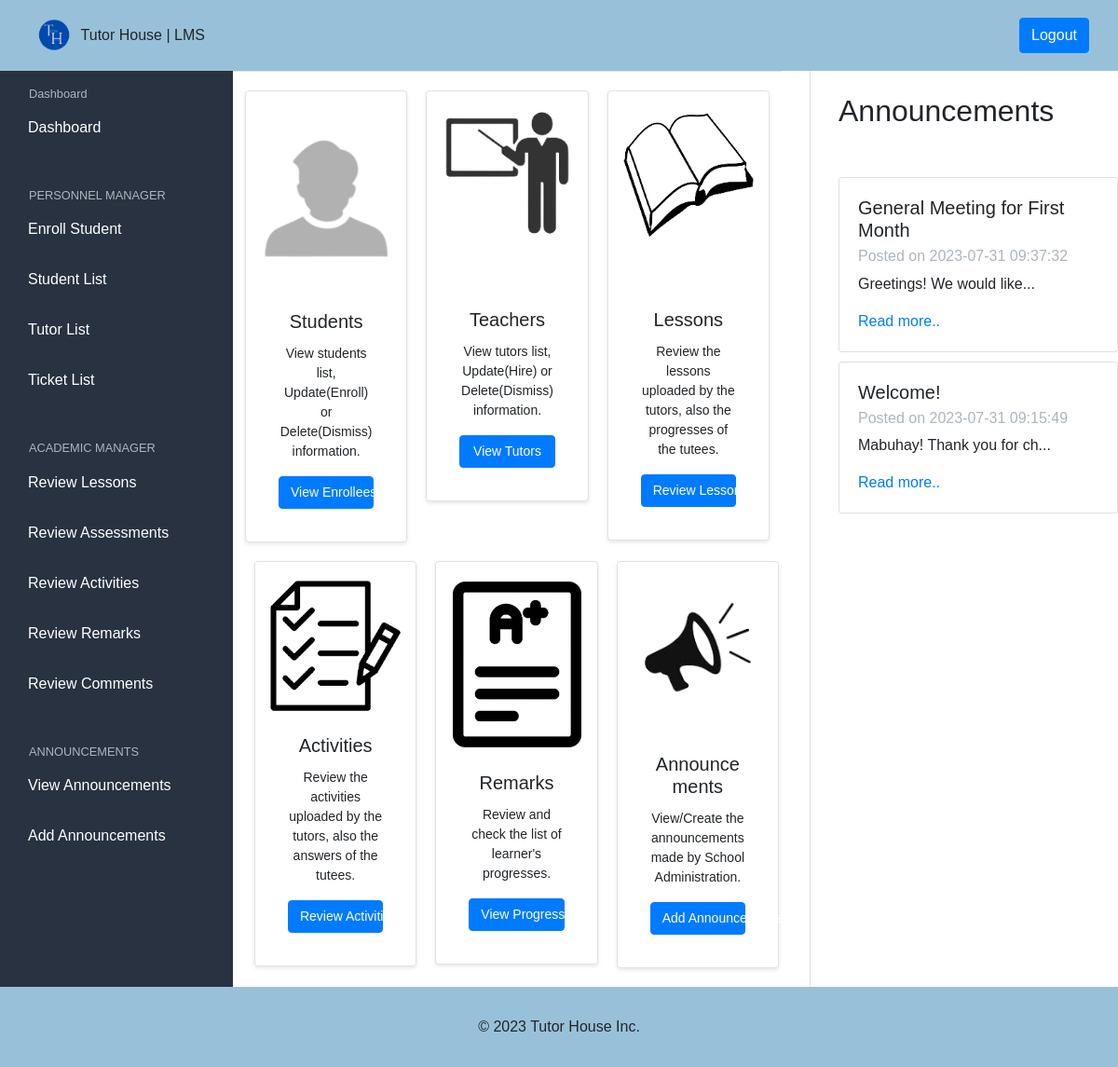
Screenshot of /dashboards/admin_dashboard.php (signed in) with the database file from the repository.
### tables this page shows
CREATE TABLE `announcements` (
  `id` int(11) NOT NULL,
  `title` varchar(255) NOT NULL,
  `content` text NOT NULL,
  `created_at` timestamp NOT NULL DEFAULT current_timestamp(),
  `updated_at` timestamp NOT NULL DEFAULT current_timestamp() ON UPDATE current_timestamp()
);

### dashboards/admin_dashboard.php (called while the page is built, shortened)
<?php
require '../views/admin_dashboard.view.php';

### views/admin_dashboard.view.php (the view, shortened to what this page needs)
<?php
require_once '../connection.php';
$query = "SELECT * FROM announcements ORDER BY created_at DESC";
$result = mysqli_query($con, $query);
if ($result) {
    $announcements = mysqli_fetch_all($result, MYSQLI_ASSOC);
} else {
    $announcements = [];
}
?>
<DOCTYPE !html>
  <html>
  <head>
    <link rel="stylesheet" href="../bootstrap/dist/css/bootstrap.min.css">
    <link rel="stylesheet" href="../css/style.css">
    <link rel="stylesheet" href="../css/announce.css">
  </head>
  <body>
    <nav class="navbar navbar-light" style="background-color: #98c1d9;">
      <div class="container-fluid">
        <a class="navbar-brand" aria-disabled="true">
          <img src="../photos/logocolor.png" class="me-2" height="50" alt="Logo" />
          <small>Tutor House | LMS</small> </a>
        <a href="../logout.php" class="btn btn-primary my-2 my-sm-0"><span class="glyphicon glyphicon-log-out"></span>Logout</a>
      </div>
    </nav>
    <div class="wrapper d-flex">
      <div class="sidebar">
        <small class="text-muted pl-3">Dashboard</small>
        <ul>
          <li><a href="./admin_dashboard.php"><i class="fas fa-home"></i>Dashboard</a></li>
        </ul>
        <small class="text-muted pl-3">PERSONNEL MANAGER</small>
        <ul>
          <li><a href="../crud/enroll.php"><i class="fas fa-enrol"></i>Enroll Student</a></li>
          <li><a href="../studentinfo/studentlist.php"><i class="far fa-studlist"></i>Student List </a></li>
          <li><a href="../studentinfo/teacherlist.php"><i class="fas fa-tchrlist"></i>Tutor List</a></li>
          <li><a href="../views/ticket.php"><i class="fas fa-tchrlist"></i>Ticket List</a></li>
        </ul>
        <small class="text-muted px-3">ACADEMIC MANAGER</small>
        <ul>
          <li><a href="../lms/teacher/tutlessons.php"><i class="far fa-calendar-alt"></i>Review Lessons</a></li>
          <li><a href="../lms/teacher/tutassessments.php"><i class="fas fa-video"></i>Review Assessments</a></li>
          <li><a href="../lms/teacher/tutactivities.php"><i class="fas fa-id-badge"></i>Review Activities</a></li>
          <li><a href="../lms/teacher/remarks.php"><i class="fas fa-id-badge"></i>Review Remarks</a></li>
          <li><a href="../lms/teacher/tutcomments.php"><i class="fas fa-id-badge"></i>Review Comments</a></li>
        </ul>
        <small class="text-muted px-3">ANNOUNCEMENTS</small>
        <ul>
          <li><a href="../views/announcementlist.php"><i class="fas fa-external-link-alt"></i>View Announcements</a></li>
          <li><a href="../views/addannounce.php"><i class="fas fa-code"></i>Add Announcements</a></li>
        </ul>
      </div>
      <div class="main-content">
        <div class="card-container">
          <div class="card">
            <img class="card-img-top" src="../photos/student.png" alt="Card image cap" style="height:200px; width:100%;">
            <div class="card-body">
              <h5 class="card-title">Students</h5>
              <p class="card-text">View students list, Update(Enroll) or Delete(Dismiss) information.</p>
              <a href="../studentinfo/studentlist.php" class="btn btn-primary">View Enrollees</a>
            </div>
          </div>
          <div class="card">
            <img class="card-img-top" src="../photos/teacher.png" alt="Card image cap" style="height:150px; width:100%;">
            <div class="card-body"><br><br>
              <h5 class="card-title">Teachers</h5>
              <p class="card-text">View tutors list, Update(Hire) or Delete(Dismiss) information.</p>
              <a href="../studentinfo/teacherlist.php" class="btn btn-primary">View Tutors </a>
            </div>
          </div>
          <div class="card">
            <img class="card-img-top" src="../photos/lesson.png" alt="Card image cap" style="height:150px; width:100%;">
            <div class="card-body"><br><br>
              <h5 class="card-title">Lessons</h5>
              <p class="card-text">Review the lessons uploaded by the tutors, also the progresses of the tutees.</p>
              <a href="../lms/teacher/tutlessons.php" class="btn btn-primary">Review Lessons </a>
            </div>
          </div>
          <div class="card">
            <img class="card-img-top" src="../photos/activities.png" alt="Card image cap" style="height:150px; width:100%;">
            <div class="card-body">
              <h5 class="card-title">Activities</h5>
              <p class="card-text">Review the activities uploaded by the tutors, also the answers of the tutees.</p>
              <a href="../lms/teacher/tutactivities.php" class="btn btn-primary">Review Activities </a>
            </div>
          </div>
          <div class="card">
            <img class="card-img-top" src="../photos/grades.png" alt="Card image cap" style="height:190px; width:100%;">
            <div class="card-body">
              <h5 class="card-title">Remarks</h5>
              <p class="card-text">Review and check the list of learner's progresses.</p>
              <a href="../lms/teacher/remarks.php" class="btn btn-primary">View Progress</a>
            </div>
          </div>
          <div class="card">
            <img class="card-img-top" src="../photos/announcement.png" alt="Card image cap" style="height:170px; width:100%;">
            <div class="card-body">
              <h5 class="card-title">Announcements</h5>
              <p class="card-text">View/Create the announcements made by School Administration.</p>
              <a href="../views/addannounce.php" class="btn btn-primary">Add Announcements</a>
            </div>
          </div>
        </div>
      </div>
      <div class="announcement-section">
        <br>
        <h2>Announcements</h2><br>
        <div class="announcement-wrapper">
            <?php
              if (count($announcements) > 0) {
                foreach ($announcements as $announcement) {
                    echo '<div class="card">';
                    echo '<div class="card-body">';
                    echo '<h5 class="card-title">' . htmlspecialchars($announcement["title"]) . '</h5>';
                    echo '<h6 class="card-subtitle mb-2 text-muted">Posted on ' . htmlspecialchars($announcement["created_at"]) . '</h6>';
                    $truncatedContent = substr(htmlspecialchars($announcement["content"]), 0, 25);
                    echo '<p class="card-text">' . $truncatedContent . '...</p>';
                    echo '<a href="#" class="card-link read-more-link" data-content="' . htmlspecialchars($announcement["content"]) . '">Read more..</a>';
                    echo '</div>';
                    echo '</div>';
         }  } else {
                echo '<p>No past announcements found.</p>';
            }
          ?>
          </div>
      </div>
    </div>
    <?php require '../views/partials/footer.php' ?>
  </body>
  </html>

### views/partials/footer.php
<div id="footer" class="footer">
  <p>
    <center>© 2023 Tutor House Inc.</center>
  </p>
</div>

### css/style.css (style rules this page uses)
body { display: flex; flex-direction: column; }
.footer { background-color: #98c1d9; padding: 15px; flex-shrink: 0; }
.sidebar { width: 250px; background-color: #293241; padding: 15px; user-select: none; }
.main-content { flex: 3; padding-right: 30px; border-right: 1px solid #dee2e6; }
.announcement-section { flex: 1; padding-left: 30px; }
.card-container { display: flex; flex-wrap: wrap; justify-content: center; align-items: flex-start; border-top: 1px solid #dee2e6; padding-top: 20px; }
.card { margin-bottom: 15px; }
* { margin: 0; padding: 0; box-sizing: border-box; list-style: none; text-decoration: none; font-family: arial; }
.wrapper { position: relative; }
.text-muted { color: #adb5bd !important; }
ul { padding-bottom: 20px; }
.sidebar ul li { padding: 15px; }
.sidebar ul li a { color: #ffffff; display: block; }
.card-container .card { width: calc(33% - 20px); margin-bottom: 20px; border: 1px solid #dee2e6; border-radius: 4px; padding: 15px; text-align: center; box-shadow: 0 2px 4px rgba(0, 0, 0, 0.1); }
.card-container .card .card-title { font-size: 20px; }
.card-container .card .card-text { font-size: 14px; }
.card-container .card .btn { font-size: 14px; padding: 6px 12px; }
.card-container .card + .card { margin-left: 20px; }
.card-container .card .card-img-top { object-fit: cover; height: 150px; width: 100%; }

### css/announce.css (style rules this page uses)
.card-title { flex: 1; }
.announcement-wrapper { display: flex; flex-direction: column; align-items: center; margin-top: 20px; }
.card { width: 300px; margin-bottom: 10px; }
.card-body { display: flex; flex-direction: column; justify-content: space-between; }

### rows the page displays
announcements: title "General Meeting for First Month", created_at "2023-07-31 09:37:32", content "Greetings! We would like"
announcements: title "Welcome!", created_at "2023-07-31 09:15:49", content "Mabuhay! Thank you for ch"
